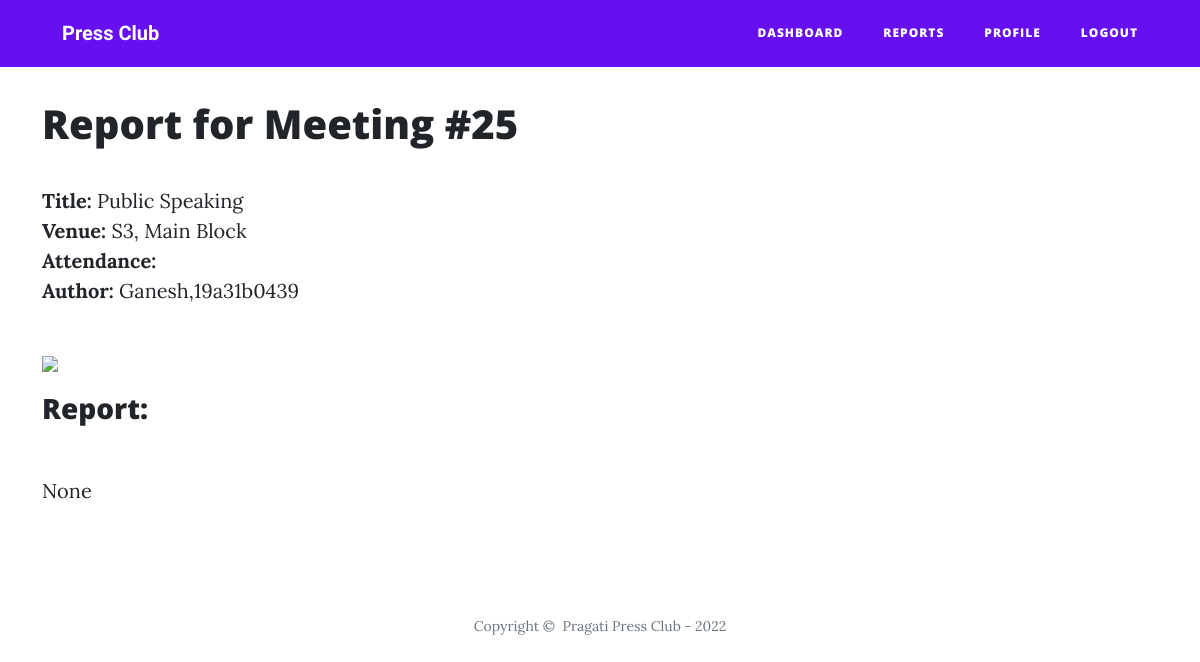
Screenshot of /view_report/25 (signed in) with the database file from the repository.
### project/models.py (models this page shows)
class Events(db.Model):
    __tablename__ = 'events'
    meeting_id = db.Column(db.Integer, primary_key=True, unique=True, nullable=False)
    title = db.Column(db.String(60), nullable=False)
    date = db.Column(db.String(20), nullable=False, unique=True)
    time = db.Column(db.String(20), nullable=False)
    venue = db.Column(db.String(60), nullable=False)
    author = db.Column(db.String(60))
    report = db.Column(db.String())
    image = db.Column(db.String(60))
    attendance = db.Column(db.Integer, default=0)

### project/report_routes.py (the view)
@app.route('/view_report/<id>', methods=['GET', 'POST'])
def view_report(id):
    event = Events.query.filter_by(meeting_id=id).first()
    if event:
        if current_user.is_authenticated:
            if current_user.type == "coordinator":
                return render_template('coordinator/view.html', event=event)
            if current_user.type == "admin":
                return render_template('admin/view.html', event=event)
            elif current_user.type == "student":
                return render_template('student/view.html', event=event)
        else:
            return render_template('view.html', event=event)
    else:
        return """<script>alert("Invalid meeting id");window.location='/dashboard';</script>"""

### project/models.py (called while the page is built)
@login_manager.user_loader
def load_user(user_id):
    return User.query.get(user_id)

### project/templates/student/view.html (shortened to what this page needs)
{% extends "student/student_base.html" %}
{% block content %}
<div class="container" style="margin-top: 100px;">
        <h1>Report for Meeting #{{event.meeting_id}}</h1>
        <div class="row">
            <div class="col">
                <p>
                <strong>Title: </strong>{{event.title}}<br>
                <strong>Venue: </strong>{{event.venue}}<br>
                <strong>Attendance: </strong><br>
                <strong>Author: </strong>{{event.author}}
                </p>
            </div>
        </div>
        <div class="row">
            <div class="col">
                <div class="row">
                    <div class="col">
                        <img class = "img-fluid" loading="auto" style="margin-top: 20px;margin-bottom: 20px;"src="/static/uploads/{{event.image}}">
                    </div>
                </div>
                <h3>Report:</h3>
                <p style="margin-top: 50px;">{{event.report}}</p>
            </div>
        </div>
    </div>
{% endblock %}

### rows the page displays
Events: meeting_id "25", title "Public Speaking", venue "S3, Main Block", author "Ganesh,19a31b0439", report "None"
